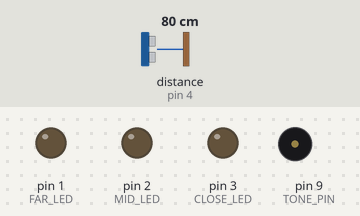
The sketch below on a simulated Arduino Uno, built with avr-gcc and run on an emulated ATmega328P. On the bench: output pins drawn as LEDs (lit = HIGH), buzzer (waves = sounding). Wiring (inferred from the names in the program): ultrasonic range finder: trigger pin 5; echo pin 4. The inputs (shaded band) are chosen by the test bench; at power-on: distance to the obstacle (sensor on pin 4) 80 cm. The echo pulse lasts 58.3 µs per cm; pins used as bus, display or sensor lines are not drawn.

Above: at 1.2 s.
1.3 s: distance to the obstacle (sensor on pin 4) set to 32 cm
2.8 s: distance to the obstacle (sensor on pin 4) set to 27 cm
At 3.02 s:
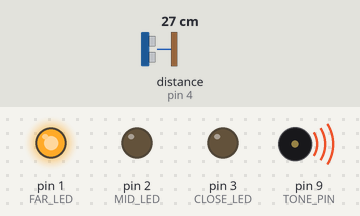
5.8 s: distance to the obstacle (sensor on pin 4) set to 18 cm
8.8 s: distance to the obstacle (sensor on pin 4) set to 14 cm
At 9.35 s:
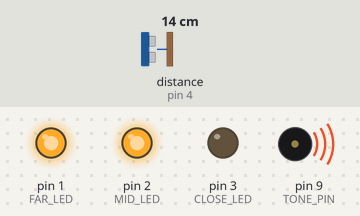
11.8 s: distance to the obstacle (sensor on pin 4) set to 10 cm
At 12.2 s:
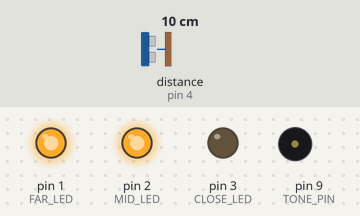
14.8 s: distance to the obstacle (sensor on pin 4) set to 7 cm
At 14.95 s:
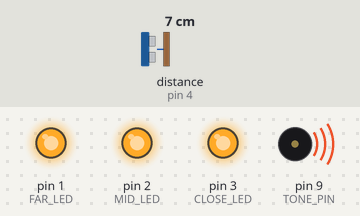
Timing chart, 0 to 18.8 s (numbered marks = the images above; inputs shaded):
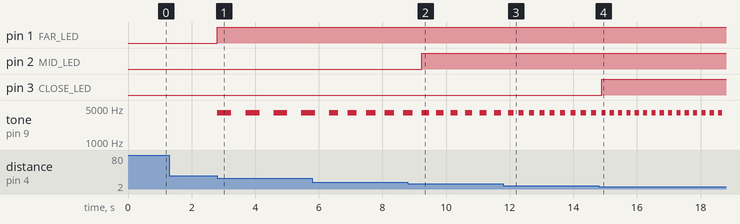

The sketch:

Exercicio3.ino
```cpp
#define TONE_PIN 9
#define PING_PIN 5
#define ECHO_PIN 4

#define FAR_LED 1
#define MID_LED 2
#define CLOSE_LED 3

#define FREQUENCY 4000

void setup() {
  pinMode(PING_PIN, OUTPUT);
  pinMode(ECHO_PIN, INPUT);

  pinMode(FAR_LED, OUTPUT);
  pinMode(MID_LED, OUTPUT);
  pinMode(CLOSE_LED, OUTPUT);
}

void beep(int dur) {
  tone(TONE_PIN, FREQUENCY);
  delay(dur);
  noTone(TONE_PIN);
  delay(dur);
}

void displayLeds(int farState, int midState, int closeState) {
  digitalWrite(FAR_LED, farState);
  digitalWrite(MID_LED, midState);
  digitalWrite(CLOSE_LED, closeState);
}

void loop() {
  digitalWrite(PING_PIN, LOW);
  delayMicroseconds(2);
  digitalWrite(PING_PIN, HIGH);
  delayMicroseconds(10);
  digitalWrite(PING_PIN, LOW);

  long duration = pulseIn(ECHO_PIN, HIGH);
  long cm = microsecondsToCm(duration);

  if (cm < 30) {
    if (cm > 15) {
      displayLeds(HIGH, LOW, LOW);
    } else if (cm > 7) {
      displayLeds(HIGH, HIGH, LOW);
    } else {
      displayLeds(HIGH, HIGH, HIGH);
    }

    if (cm < 7) {
      tone(TONE_PIN, FREQUENCY);
    } else {
      beep(map(cm, 2, 30, 50, 500));
    }
  } else {
    displayLeds(LOW, LOW, LOW);
    noTone(TONE_PIN);
  }
}

long microsecondsToCm(long microseconds) {
  return microseconds / 29 / 2;
}
```

Measured:
- the behaviour switches between 30 and 29 cm on distance to the obstacle (sensor on pin 4) (found by bisection; images 0 and 1)
- the behaviour switches between 17 and 16 cm on distance to the obstacle (sensor on pin 4) (found by bisection; images 1 and 2)
- the behaviour switches between 9 and 8 cm on distance to the obstacle (sensor on pin 4) (found by bisection; images 3 and 4)
- after the input at 1.3 s, every drawn part: stays the same
- after the input at 2.8 s, pin 1 (FAR_LED): LOW → HIGH at once; tone on pin 9 (TONE_PIN): alternates 4000 Hz for 0.44 s and silent for 0.44 s, starting at once
- after the input at 8.8 s, pin 2 (MID_LED): LOW → HIGH after 0.44 s
- after the input at 11.8 s, tone on pin 9 (TONE_PIN): alternates 4000 Hz for 0.16 s and silent for 0.16 s, starting after 0.32 s
- after the input at 14.8 s, pin 3 (CLOSE_LED): LOW → HIGH after 0.09 s
